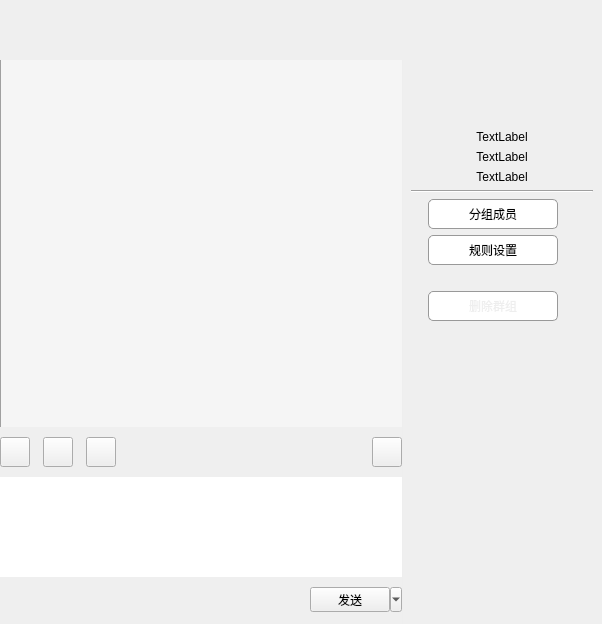
       <widget class="QWidget" name="widgetMsgArea" native="true">
        <property name="sizePolicy">
         <sizepolicy hsizetype="Preferred" vsizetype="Preferred">
          <horstretch>0</horstretch>
          <verstretch>0</verstretch>
         </sizepolicy>
        </property>
        <property name="minimumSize">
         <size>
          <width>0</width>
          <height>0</height>
         </size>
        </property>
        <property name="maximumSize">
         <size>
          <width>16777215</width>
          <height>16777215</height>
         </size>
        </property>
        <property name="mouseTracking">
         <bool>true</bool>
        </property>
        <property name="styleSheet">
         <string notr="true"/>
        </property>
        <layout class="QGridLayout" name="gridLayout_2">
         <property name="leftMargin">
          <number>0</number>
         </property>
         <property name="topMargin">
          <number>0</number>
         </property>
         <property name="rightMargin">
          <number>0</number>
         </property>
         <property name="bottomMargin">
          <number>0</number>
         </property>
         <property name="spacing">
          <number>0</number>
         </property>
         <item row="0" column="0" colspan="3">
          <widget class="QWidget" name="ContactsInfo_chat" native="true">
           <property name="minimumSize">
            <size>
             <width>0</width>
             <height>60</height>
            </size>
           </property>
           <property name="styleSheet">
            <string notr="true"/>
           </property>
           <layout class="QHBoxLayout" name="horizontalLayout_3">
            <property name="spacing">
             <number>0</number>
            </property>
            <property name="leftMargin">
             <number>26</number>
            </property>
            <property name="topMargin">
             <number>0</number>
            </property>
            <property name="rightMargin">
             <number>0</number>
            </property>
            <property name="bottomMargin">
             <number>0</number>
            </property>
            <item>
             <widget class="QLabel" name="labelContactsInfo_chat">
              <property name="sizePolicy">
               <sizepolicy hsizetype="Maximum" vsizetype="Maximum">
                <horstretch>0</horstretch>
                <verstretch>0</verstretch>
               </sizepolicy>
              </property>
              <property name="minimumSize">
               <size>
                <width>250</width>
                <height>20</height>
               </size>
              </property>
              <property name="maximumSize">
               <size>
                <width>16777215</width>
                <height>40</height>
               </size>
              </property>
              <property name="font">
               <font>
                <family>AdLib WGL4 BT</family>
                <pointsize>8</pointsize>
               </font>
              </property>
              <property name="styleSheet">
               <string notr="true"/>
              </property>
              <property name="frameShape">
               <enum>QFrame::NoFrame</enum>
              </property>
              <property name="text">
               <string/>
              </property>
             </widget>
            </item>
            <item>
             <spacer name="horizontalSpacer_5">
              <property name="orientation">
               <enum>Qt::Horizontal</enum>
              </property>
              <property name="sizeHint" stdset="0">
               <size>
                <width>40</width>
                <height>20</height>
               </size>
              </property>
             </spacer>
            </item>
            <item>
             <widget class="QPushButton" name="btnContactsInfo">
              <property name="minimumSize">
               <size>
                <width>0</width>
                <height>40</height>
               </size>
              </property>
              <property name="maximumSize">
               <size>
                <width>16777215</width>
                <height>40</height>
               </size>
              </property>
              <property name="text">
               <string/>
              </property>
              <property name="flat">
               <bool>true</bool>
              </property>
             </widget>
            </item>
           </layout>
          </widget>
         </item>
         <item row="1" column="2">
          <widget class="QStackedWidget" name="stackedWidgetInfo">
           <property name="minimumSize">
            <size>
             <width>200</width>
             <height>0</height>
            </size>
           </property>
           <property name="maximumSize">
            <size>
             <width>200</width>
             <height>16777215</height>
            </size>
           </property>
           <property name="mouseTracking">
            <bool>true</bool>
           </property>
           <property name="styleSheet">
            <string notr="true">border-left:1px solid #eee</string>
           </property>
           <property name="currentIndex">
            <number>0</number>
           </property>
           <widget class="QWidget" name="pageContactsInfo">
            <property name="minimumSize">
             <size>
              <width>200</width>
              <height>0</height>
             </size>
            </property>
            <property name="maximumSize">
             <size>
              <width>200</width>
              <height>16777215</height>
             </size>
            </property>
            <property name="mouseTracking">
             <bool>true</bool>
            </property>
            <layout class="QGridLayout" name="gridLayout_5">
             <item row="5" column="1">
              <widget class="QPushButton" name="btnMem">
               <property name="minimumSize">
                <size>
                 <width>130</width>
                 <height>30</height>
                </size>
               </property>
               <property name="styleSheet">
                <string notr="true">border:1px solid #999; border-radius:5%;
background:#fff;</string>
               </property>
               <property name="text">
                <string>分组成员</string>
               </property>
              </widget>
             </item>
             <item row="10" column="1" alignment="Qt::AlignHCenter">
              <widget class="QPushButton" name="btnGrpDel">
               <property name="enabled">
                <bool>false</bool>
               </property>
               <property name="minimumSize">
                <size>
                 <width>130</width>
                 <height>30</height>
                </size>
               </property>
               <property name="maximumSize">
                <size>
                 <width>100</width>
                 <height>30</height>
                </size>
               </property>
               <property name="styleSheet">
                <string notr="true">border:1px solid #999; border-radius:5%;
background:#fff;
color:#eee;</string>
               </property>
               <property name="text">
                <string>删除群组</string>
               </property>
              </widget>
             </item>
             <item row="9" column="1" colspan="2" alignment="Qt::AlignLeft">
              <widget class="QLabel" name="labCreator">
               <property name="enabled">
                <bool>false</bool>
               </property>
               <property name="text">
                <string/>
               </property>
              </widget>
             </item>
             <item row="4" column="0" colspan="4">
              <widget class="Line" name="lineContactInfo">
               <property name="orientation">
                <enum>Qt::Horizontal</enum>
               </property>
              </widget>
             </item>
             <item row="2" column="0" colspan="4">
              <widget class="QLabel" name="labelGroup">
               <property name="text">
                <string>TextLabel</string>
               </property>
               <property name="alignment">
                <set>Qt::AlignCenter</set>
               </property>
              </widget>
             </item>
             <item row="0" column="1" colspan="2" alignment="Qt::AlignHCenter">
              <widget class="QPushButton" name="headIcoBtn">
               <property name="sizePolicy">
                <sizepolicy hsizetype="Fixed" vsizetype="Fixed">
                 <horstretch>0</horstretch>
                 <verstretch>0</verstretch>
                </sizepolicy>
               </property>
               <property name="minimumSize">
                <size>
                 <width>55</width>
                 <height>55</height>
                </size>
               </property>
               <property name="maximumSize">
                <size>
                 <width>55</width>
                 <height>55</height>
                </size>
               </property>
               <property name="autoFillBackground">
                <bool>false</bool>
               </property>
               <property name="styleSheet">
                <string notr="true">border:none;</string>
               </property>
               <property name="text">
                <string/>
               </property>
               <property name="hasborder" stdset="0">
                <bool>true</bool>
               </property>
              </widget>
             </item>
             <item row="13" column="1">
              <spacer name="verticalSpacer_2">
               <property name="orientation">
                <enum>Qt::Vertical</enum>
               </property>
               <property name="sizeHint" stdset="0">
                <size>
                 <width>20</width>
                 <height>294</height>
                </size>
               </property>
              </spacer>
             </item>
             <item row="3" column="0" colspan="4">
              <widget class="QLabel" name="labelMsgID">
               <property name="text">
                <string>TextLabel</string>
               </property>
               <property name="alignment">
                <set>Qt::AlignCenter</set>
               </property>
              </widget>
             </item>
             <item row="1" column="0" colspan="4">
              <widget class="QLabel" name="labelName">
               <property name="text">
                <string>TextLabel</string>
               </property>
               <property name="alignment">
                <set>Qt::AlignCenter</set>
               </property>
              </widget>
             </item>
             <item row="6" column="1" colspan="2" alignment="Qt::AlignLeft">
              <widget class="QPushButton" name="btnRule">
               <property name="minimumSize">
                <size>
                 <width>130</width>
                 <height>30</height>
                </size>
               </property>
               <property name="styleSheet">
                <string notr="true">border:1px solid #999; border-radius:5%;
background:#fff;</string>
               </property>
               <property name="text">
                <string>规则设置</string>
               </property>
              </widget>
             </item>
            </layout>
           </widget>
          </widget>
         </item>
         <item row="1" column="1">
          <widget class="QWidget" name="widgetMsgSend" native="true">
           <property name="sizePolicy">
            <sizepolicy hsizetype="Expanding" vsizetype="Expanding">
             <horstretch>0</horstretch>
             <verstretch>0</verstretch>
            </sizepolicy>
           </property>
           <property name="mouseTracking">
            <bool>true</bool>
           </property>
           <layout class="QVBoxLayout" name="verticalLayout_3">
            <property name="spacing">
             <number>0</number>
            </property>
            <property name="leftMargin">
             <number>0</number>
            </property>
            <property name="topMargin">
             <number>0</number>
            </property>
            <property name="rightMargin">
             <number>0</number>
            </property>
            <property name="bottomMargin">
             <number>0</number>
            </property>
            <item>
             <widget class="WinMsgShow" name="widgetMsgShow" native="true">
              <property name="autoFillBackground">
               <bool>false</bool>
              </property>
              <property name="styleSheet">
               <string notr="true">background:rgb(245,245,245);
border-left:1px solid rgb(160,160,160);</string>
              </property>
             </widget>
            </item>
            <item>
             <widget class="QWidget" name="sendMsgInfo" native="true">
              <property name="minimumSize">
               <size>
                <width>0</width>
                <height>197</height>
               </size>
              </property>
              <property name="maximumSize">
               <size>
                <width>16777215</width>
                <height>197</height>
               </size>
              </property>
              <property name="styleSheet">
               <string notr="true"/>
              </property>
              <layout class="QGridLayout" name="gridLayout">
               <property name="leftMargin">
                <number>0</number>
               </property>
               <property name="topMargin">
                <number>0</number>
               </property>
               <property name="rightMargin">
                <number>0</number>
               </property>
               <property name="bottomMargin">
                <number>0</number>
               </property>
               <property name="horizontalSpacing">
                <number>13</number>
               </property>
               <property name="verticalSpacing">
                <number>0</number>
               </property>
               <item row="0" column="0">
                <widget class="QPushButton" name="btnFace">
                 <property name="sizePolicy">
                  <sizepolicy hsizetype="Fixed" vsizetype="Fixed">
                   <horstretch>0</horstretch>
                   <verstretch>0</verstretch>
                  </sizepolicy>
                 </property>
                 <property name="minimumSize">
                  <size>
                   <width>30</width>
                   <height>30</height>
                  </size>
                 </property>
                 <property name="maximumSize">
                  <size>
                   <width>30</width>
                   <height>30</height>
                  </size>
                 </property>
                 <property name="cursor">
                  <cursorShape>PointingHandCursor</cursorShape>
                 </property>
                 <property name="text">
                  <string/>
                 </property>
                 <property name="checkable">
                  <bool>true</bool>
                 </property>
                 <property name="hasborder" stdset="0">
                  <bool>true</bool>
                 </property>
                </widget>
               </item>
               <item row="0" column="1">
                <widget class="QPushButton" name="btnFileSend">
                 <property name="minimumSize">
                  <size>
                   <width>30</width>
                   <height>30</height>
                  </size>
                 </property>
                 <property name="maximumSize">
                  <size>
                   <width>30</width>
                   <height>30</height>
                  </size>
                 </property>
                 <property name="cursor">
                  <cursorShape>PointingHandCursor</cursorShape>
                 </property>
                 <property name="text">
                  <string/>
                 </property>
                </widget>
               </item>
               <item row="0" column="2">
                <widget class="QPushButton" name="btnDisk">
                 <property name="minimumSize">
                  <size>
                   <width>30</width>
                   <height>30</height>
                  </size>
                 </property>
                 <property name="maximumSize">
                  <size>
                   <width>30</width>
                   <height>30</height>
                  </size>
                 </property>
                 <property name="cursor">
                  <cursorShape>PointingHandCursor</cursorShape>
                 </property>
                 <property name="styleSheet">
                  <string notr="true"/>
                 </property>
                 <property name="text">
                  <string/>
                 </property>
                 <property name="iconSize">
                  <size>
                   <width>30</width>
                   <height>30</height>
                  </size>
                 </property>
                </widget>
               </item>
               <item row="0" column="3" colspan="2">
                <spacer name="horizontalSpacer_2">
                 <property name="orientation">
                  <enum>Qt::Horizontal</enum>
                 </property>
                 <property name="sizeType">
                  <enum>QSizePolicy::Fixed</enum>
                 </property>
                 <property name="sizeHint" stdset="0">
                  <size>
                   <width>168</width>
                   <height>20</height>
                  </size>
                 </property>
                </spacer>
               </item>
               <item row="0" column="5" alignment="Qt::AlignRight">
                <widget class="QPushButton" name="btnVideo">
                 <property name="sizePolicy">
                  <sizepolicy hsizetype="Fixed" vsizetype="Fixed">
                   <horstretch>0</horstretch>
                   <verstretch>0</verstretch>
                  </sizepolicy>
                 </property>
                 <property name="minimumSize">
                  <size>
                   <width>30</width>
                   <height>30</height>
                  </size>
                 </property>
                 <property name="maximumSize">
                  <size>
                   <width>30</width>
                   <height>30</height>
                  </size>
                 </property>
                 <property name="cursor">
                  <cursorShape>PointingHandCursor</cursorShape>
                 </property>
                 <property name="text">
                  <string/>
                 </property>
                 <property name="hasborder" stdset="0">
                  <bool>true</bool>
                 </property>
                </widget>
               </item>
               <item row="1" column="0" colspan="6">
                <widget class="WinMsgQTextEdit" name="sendMsg">
                 <property name="sizePolicy">
                  <sizepolicy hsizetype="Expanding" vsizetype="Fixed">
                   <horstretch>0</horstretch>
                   <verstretch>0</verstretch>
                  </sizepolicy>
                 </property>
                 <property name="minimumSize">
                  <size>
                   <width>0</width>
                   <height>100</height>
                  </size>
                 </property>
                 <property name="maximumSize">
                  <size>
                   <width>16777215</width>
                   <height>100</height>
                  </size>
                 </property>
                 <property name="focusPolicy">
                  <enum>Qt::ClickFocus</enum>
                 </property>
                 <property name="styleSheet">
                  <string notr="true">border:none;</string>
                 </property>
                 <property name="frameShape">
                  <enum>QFrame::Box</enum>
                 </property>
                 <property name="textInteractionFlags">
                  <set>Qt::TextEditorInteraction</set>
                 </property>
                </widget>
               </item>
               <item row="2" column="0" colspan="4">
                <spacer name="horizontalSpacer">
                 <property name="orientation">
                  <enum>Qt::Horizontal</enum>
                 </property>
                 <property name="sizeType">
                  <enum>QSizePolicy::Preferred</enum>
                 </property>
                 <property name="sizeHint" stdset="0">
                  <size>
                   <width>126</width>
                   <height>20</height>
                  </size>
                 </property>
                </spacer>
               </item>
               <item row="2" column="4">
                <spacer name="horizontalSpacer_10">
                 <property name="orientation">
                  <enum>Qt::Horizontal</enum>
                 </property>
                 <property name="sizeHint" stdset="0">
                  <size>
                   <width>151</width>
                   <height>20</height>
                  </size>
                 </property>
                </spacer>
               </item>
               <item row="2" column="5">
                <widget class="QToolButton" name="btnSendImg">
                 <property name="minimumSize">
                  <size>
                   <width>92</width>
                   <height>24</height>
                  </size>
                 </property>
                 <property name="text">
                  <string>发送</string>
                 </property>
                 <property name="popupMode">
                  <enum>QToolButton::MenuButtonPopup</enum>
                 </property>
                 <property name="arrowType">
                  <enum>Qt::NoArrow</enum>
                 </property>
                 <property name="titleskin" stdset="0">
                  <bool>true</bool>
                 </property>
                </widget>
               </item>
              </layout>
             </widget>
            </item>
           </layout>
          </widget>
         </item>
        </layout>
       </widget>
